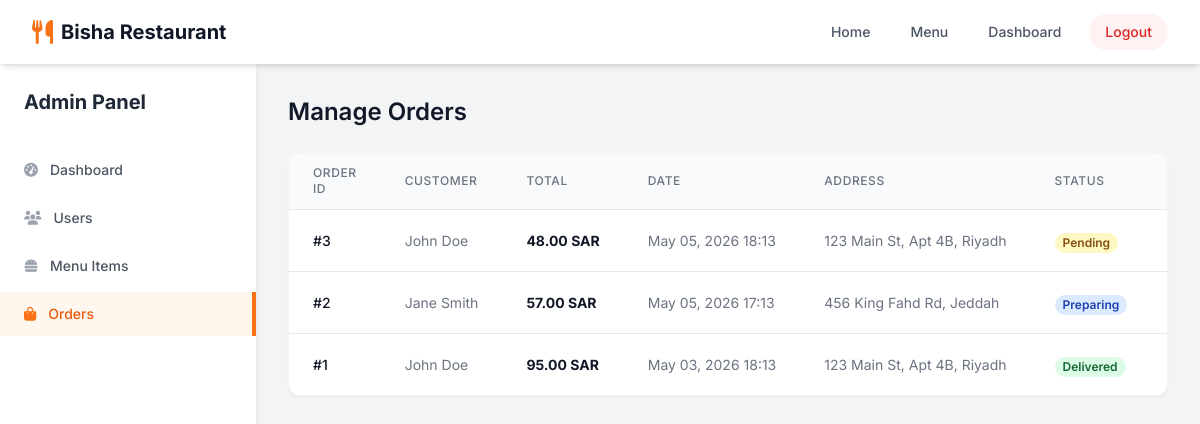
Screenshot of /index.php?action=admin_orders (signed in) with the database file from the repository.
### tables this page shows
CREATE TABLE IF NOT EXISTS orders (
    id INT AUTO_INCREMENT PRIMARY KEY,
    user_id INT NOT NULL,
    total_price DECIMAL(10, 2) NOT NULL,
    status ENUM('Pending', 'Preparing', 'Delivered', 'Cancelled') DEFAULT 'Pending',
    delivery_address TEXT,
    created_at TIMESTAMP DEFAULT CURRENT_TIMESTAMP,
    FOREIGN KEY (user_id) REFERENCES users(id) ON DELETE CASCADE
);

CREATE TABLE IF NOT EXISTS users (
    id INT AUTO_INCREMENT PRIMARY KEY,
    name VARCHAR(255) NOT NULL,
    email VARCHAR(255) NOT NULL UNIQUE,
    password VARCHAR(255) NOT NULL,
    role ENUM('admin', 'customer') DEFAULT 'customer',
    created_at TIMESTAMP DEFAULT CURRENT_TIMESTAMP
);

### app/controllers/AdminController.php (called while the page is built, shortened)
<?php
class AdminController {
    private $conn;
    public function __construct($db) {
        $this->conn = $db;
    }
    public function orders() {
        $query = "SELECT o.*, u.name as customer_name FROM orders o JOIN users u ON o.user_id = u.id ORDER BY o.created_at DESC";
        $orders = $this->conn->query($query)->fetchAll(PDO::FETCH_ASSOC);
        require_once '../app/views/admin/orders.php';
    }
}
?>

### app/views/admin/orders.php (the view, shortened to what this page needs)
<?php include '../app/views/layout/header.php'; ?>
<div class="flex h-[calc(100vh-64px)] bg-gray-100">
    <div class="w-64 bg-white shadow-md flex-shrink-0">
        <div class="p-6">
            <h2 class="text-xl font-bold text-gray-800">Admin Panel</h2>
        </div>
        <nav class="mt-2 space-y-1">
            <a href="index.php?action=admin_dashboard" class="text-gray-600 hover:bg-gray-50 hover:text-gray-900 group flex items-center px-6 py-3 text-sm font-medium smooth-transition">
                <i class="fas fa-tachometer-alt mr-3 text-gray-400 group-hover:text-gray-500"></i>
                Dashboard
            </a>
            <a href="index.php?action=admin_users" class="text-gray-600 hover:bg-gray-50 hover:text-gray-900 group flex items-center px-6 py-3 text-sm font-medium smooth-transition">
                <i class="fas fa-users mr-3 text-gray-400 group-hover:text-gray-500"></i>
                Users
            </a>
            <a href="index.php?action=admin_menu" class="text-gray-600 hover:bg-gray-50 hover:text-gray-900 group flex items-center px-6 py-3 text-sm font-medium smooth-transition">
                <i class="fas fa-hamburger mr-3 text-gray-400 group-hover:text-gray-500"></i>
                Menu Items
            </a>
            <a href="index.php?action=admin_orders" class="bg-orange-50 border-r-4 border-orange-500 text-orange-600 group flex items-center px-6 py-3 text-sm font-medium">
                <i class="fas fa-shopping-bag mr-3 text-orange-500"></i>
                Orders
            </a>
        </nav>
    </div>
    <div class="flex-1 overflow-auto p-8">
        <h1 class="text-2xl font-semibold text-gray-900 mb-6">Manage Orders</h1>
        <div class="bg-white shadow-sm rounded-xl border border-gray-100 overflow-hidden">
            <table class="min-w-full divide-y divide-gray-200">
                <thead class="bg-gray-50">
                    <tr>
                        <th scope="col" class="px-6 py-3 text-left text-xs font-medium text-gray-500 uppercase tracking-wider">Order ID</th>
                        <th scope="col" class="px-6 py-3 text-left text-xs font-medium text-gray-500 uppercase tracking-wider">Customer</th>
                        <th scope="col" class="px-6 py-3 text-left text-xs font-medium text-gray-500 uppercase tracking-wider">Total</th>
                        <th scope="col" class="px-6 py-3 text-left text-xs font-medium text-gray-500 uppercase tracking-wider">Date</th>
                        <th scope="col" class="px-6 py-3 text-left text-xs font-medium text-gray-500 uppercase tracking-wider">Address</th>
                        <th scope="col" class="px-6 py-3 text-left text-xs font-medium text-gray-500 uppercase tracking-wider">Status</th>
                        <th scope="col" class="px-6 py-3 text-right text-xs font-medium text-gray-500 uppercase tracking-wider">Action</th>
                    </tr>
                </thead>
                <tbody class="bg-white divide-y divide-gray-200">
                    <?php foreach($orders as $order): ?>
                        <tr>
                            <td class="px-6 py-4 whitespace-nowrap text-sm font-medium text-gray-900">#<?php echo $order['id']; ?></td>
                            <td class="px-6 py-4 whitespace-nowrap text-sm text-gray-500"><?php echo htmlspecialchars($order['customer_name']); ?></td>
                            <td class="px-6 py-4 whitespace-nowrap text-sm font-bold text-gray-900"><?php echo number_format($order['total_price'], 2); ?> SAR</td>
                            <td class="px-6 py-4 whitespace-nowrap text-sm text-gray-500"><?php echo date('M d, Y H:i', strtotime($order['created_at'])); ?></td>
                            <td class="px-6 py-4 whitespace-nowrap text-sm text-gray-500 truncate max-w-xs" title="<?php echo htmlspecialchars($order['delivery_address'] ?? 'N/A'); ?>"><?php echo htmlspecialchars($order['delivery_address'] ?? 'N/A'); ?></td>
                            <td class="px-6 py-4 whitespace-nowrap">
                                <?php
                                    $statusColor = 'bg-gray-100 text-gray-800';
                                    if($order['status'] == 'Pending') $statusColor = 'bg-yellow-100 text-yellow-800';
                                    if($order['status'] == 'Preparing') $statusColor = 'bg-blue-100 text-blue-800';
                                    if($order['status'] == 'Delivered') $statusColor = 'bg-green-100 text-green-800';
                                ?>
                                <span class="px-2 inline-flex text-xs leading-5 font-semibold rounded-full <?php echo $statusColor; ?>">
                                    <?php echo htmlspecialchars($order['status']); ?>
                                </span>
                            </td>
                            <td class="px-6 py-4 whitespace-nowrap text-right text-sm font-medium">
                            </td>
                        </tr>
                    <?php endforeach; ?>
                </tbody>
            </table>
        </div>
    </div>
</div>
<?php include '../app/views/layout/footer.php'; ?>

### public/index.php (shortened to what this page needs)
<?php
$action = isset($_GET['action']) ? $_GET['action'] : 'home';
$db = new Database();
$conn = $db->getConnection();
switch ($action) {
    case 'admin_dashboard':
    case 'admin_users':
    case 'admin_menu':
    case 'admin_orders':
    case 'admin_add_food':
    case 'admin_delete_food':
    case 'admin_update_order_status':
        require_once '../app/controllers/AdminController.php';
        $controller = new AdminController($conn);
        if ($action == 'admin_dashboard') $controller->dashboard();
        elseif ($action == 'admin_users') $controller->users();
        elseif ($action == 'admin_menu') $controller->menu();
        elseif ($action == 'admin_orders') $controller->orders();
        elseif ($action == 'admin_add_food') $controller->addFood();
        elseif ($action == 'admin_delete_food') $controller->deleteFood();
        elseif ($action == 'admin_update_order_status') $controller->updateOrderStatus();
        break;
}
?>

### app/views/layout/header.php (shortened to what this page needs)
<!DOCTYPE html>
<html lang="en">
<head>
    <script src="https://cdn.tailwindcss.com"></script>
    <link rel="stylesheet" href="https://cdnjs.cloudflare.com/ajax/libs/font-awesome/6.4.0/css/all.min.css">
</head>
<body class="bg-gray-50 text-gray-800 flex flex-col min-h-screen">
    <nav class="bg-white shadow-md sticky top-0 z-50">
        <div class="max-w-7xl mx-auto px-4 sm:px-6 lg:px-8">
            <div class="flex justify-between h-16">
                <div class="flex items-center">
                    <a href="index.php?action=home" class="flex-shrink-0 flex items-center">
                        <i class="fas fa-utensils text-orange-500 text-2xl mr-2"></i>
                        <span class="font-bold text-xl text-gray-900">Bisha Restaurant</span>
                    </a>
                </div>
                <div class="flex items-center space-x-4">
                    <a href="index.php?action=home" class="text-gray-600 hover:text-orange-500 px-3 py-2 rounded-md text-sm font-medium smooth-transition">Home</a>
                    <a href="index.php?action=menu" class="text-gray-600 hover:text-orange-500 px-3 py-2 rounded-md text-sm font-medium smooth-transition">Menu</a>
                    <?php if(isset($_SESSION['user_id'])): ?>
                        <?php if($_SESSION['user_role'] === 'admin'): ?>
                            <a href="index.php?action=admin_dashboard" class="text-gray-600 hover:text-orange-500 px-3 py-2 rounded-md text-sm font-medium smooth-transition">Dashboard</a>
                        <?php else: ?>
                            <a href="index.php?action=order_history" class="text-gray-600 hover:text-orange-500 px-3 py-2 rounded-md text-sm font-medium smooth-transition">My Orders</a>
                        <?php endif; ?>
                        <a href="index.php?action=logout" class="bg-red-50 text-red-600 hover:bg-red-100 px-4 py-2 rounded-full text-sm font-medium smooth-transition">Logout</a>
                    <?php endif; ?>
                </div>
            </div>
        </div>
    </nav>
    <main class="flex-grow">

### app/views/layout/footer.php (shortened to what this page needs)
    </main>
</body>
</html>

### app/views/layout/header.php (style rules this page uses)
body { font-family: 'Inter', sans-serif; }
.smooth-transition { transition: all 0.3s ease; }

### rows the page displays
orders: id "3", user.name "John Doe", total_price "48.00", created_at "May 05, 2026 18:13", delivery_address "123 Main St, Apt 4B, Riyadh", status "Pending"
orders: id "2", user.name "Jane Smith", total_price "57.00", created_at "May 05, 2026 17:13", delivery_address "456 King Fahd Rd, Jeddah", status "Preparing"
orders: id "1", user.name "John Doe", total_price "95.00", created_at "May 03, 2026 18:13", delivery_address "123 Main St, Apt 4B, Riyadh", status "Delivered"
